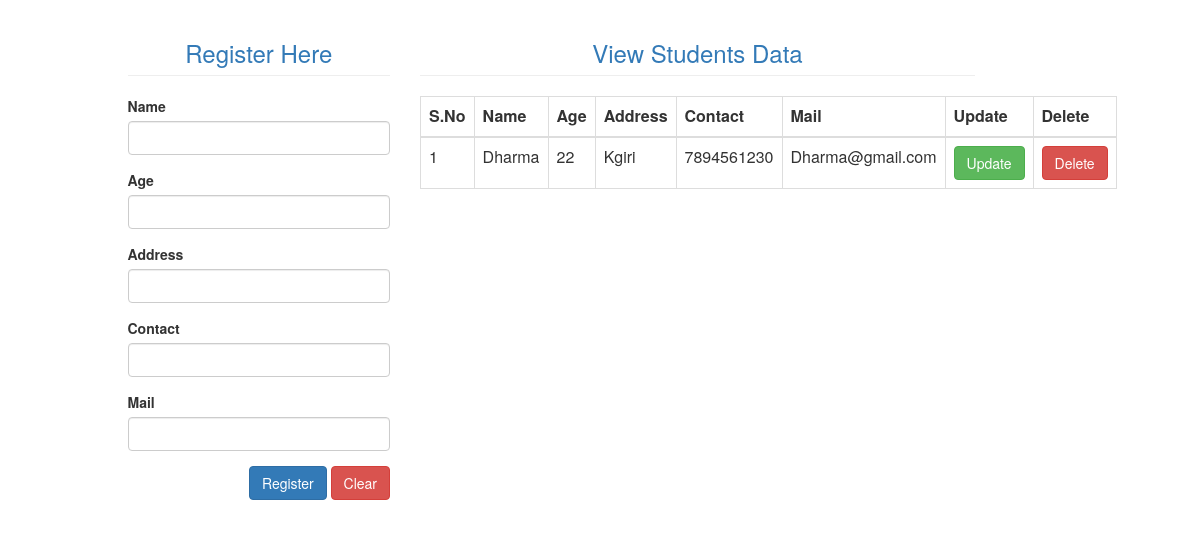
The page / on the database its author committed.
### demo_app_1/models.py (models this page shows)
class students_data(models.Model):
    Name = models.CharField(max_length=20, default="")
    Age = models.IntegerField(default="")
    Address = models.CharField(max_length=20, default="")
    Contact = models.IntegerField(default="")
    Mail = models.CharField(max_length=20, default="")

### demo_app_1/views.py (the view)
# urls.py: 2. Add a URL to urlpatterns:  path('', views.home, name='home')
def home(request):
    mydata = students_data.objects.all()
    if mydata != '':
        return render(request, "home.html",{'mydata':mydata})
    else:
        return render(request, "home.html")

### templates/home.html (shortened to what this page needs)
<html>
    <head>
        {% load static %}
        <link rel="stylesheet" href="{% static 'css/style.css' %}">
        <link rel="stylesheet" href="{% static 'bootstrap/css/bootstrap.min.css' %}">
    </head>
    <body>
        <div class="container-fluid">
            <div class="col-md-offset-1 col-md-3">
                <form action="addData" method="POST" autocomplete="off">
                    <h3 class="page-header text-primary text-center">Register Here</h3>
                    <div class="form-group">
                        <label>Name</label>
                        <input type="text" name="name" class="form-control">
                    </div>
                    <div class="form-group">
                        <label>Age</label>
                        <input type="text" name="age" class="form-control">
                    </div>
                    <div class="form-group">
                        <label>Address</label>
                        <input type="text" name="address" class="form-control">
                    </div>
                    <div class="form-group">
                        <label>Contact</label>
                        <input type="text" name="contact" class="form-control">
                    </div>
                    <div class="form-group">
                        <label>Mail</label>
                        <input type="text" name="mail" class="form-control">
                    </div>
                    <div class="form-group pull-right">
                        <input type="submit" value="Register" class="btn btn-primary">
                        <input type="reset" value="Clear" class="btn btn-danger">
                    </div>
                </form>
            </div>
            {% if mydata %}
            <div class="col-md-6">
                <h3 class="page-header text-primary text-center">View Students Data</h3>
                <table class="table table-bordered">
                    <thead>
                        <tr>
                            <th>S.No</th>
                            <th>Name</th>
                            <th>Age</th>
                            <th>Address</th>
                            <th>Contact</th>
                            <th>Mail</th>
                            <th>Update</th>
                            <th>Delete</th>
                        </tr>
                    </thead>
                    {% for data in mydata %}
                        <tbody>
                            <tr>
                                <td>{{forloop.counter}}</td>
                                <td>{{data.Name}}</td>
                                <td>{{data.Age}}</td>
                                <td>{{data.Address}}</td>
                                <td>{{data.Contact}}</td>
                                <td>{{data.Mail}}</td>
                                <td><a class="btn btn-success" href="updateData/{{data.id}}">Update</a></td>
                                <td><a class="btn btn-danger" href="deleteData/{{data.id}}">Delete</a></td>
                            </tr>
                        </tbody>
                    {% endfor %}
                </table>
            </div>
            {% endif %}
        </div>
    </body>
</html>

### rows shown on the page
students_data: Name "Dharma", Age "22", Address "Kgiri", Contact "7894561230", Mail "Dharma@gmail.com"
